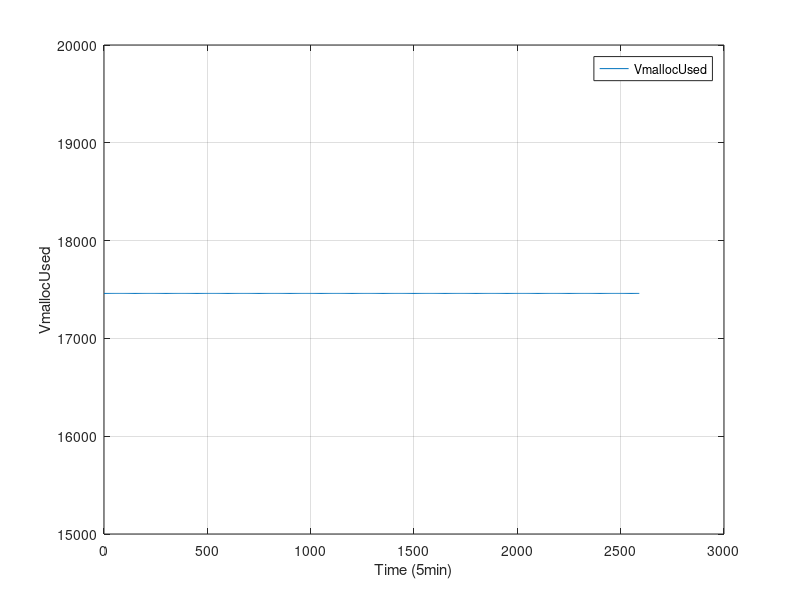

Recreate this plot in MATLAB.
#! /usr/bin/octave -qf
fig = figure;
data = dlmread("finput.txt"," ");
size(data);
set(fig, "visible", "off");
time = data(:,1);
MemTotal = data(:,2);
MemFree = data(:,3);
Buffers = data(:,4);
Cached = data(:,5);
SwapCached = data(:,6);
Active = data(:,7);
Inactive = data(:,8);
SwapTotal = data(:,9);
SwapFree = data(:,10);
Dirty = data(:,11);
Writeback = data(:,12);
AnonPages = data(:,13);
Mapped = data(:,14);
Slab = data(:,15);
SReclaimable = data(:,16);
SUnreclaim = data(:,17);
PageTables = data(:,18);
NFS_Unstable = data(:,19);
Bounce = data(:,20);
WritebackTmp = data(:,21);
CommitLimit = data(:,22);
Committed_AS = data(:,23);
VmallocTotal = data(:,24);
VmallocUsed = data(:,25);
VmallocChunk = data(:,26);

plot(time,VmallocUsed,";VmallocUsed;"), grid

xlabel("Time (5min)");
ylabel("VmallocUsed");
print("VmallocUsed.png", "-dpng");


